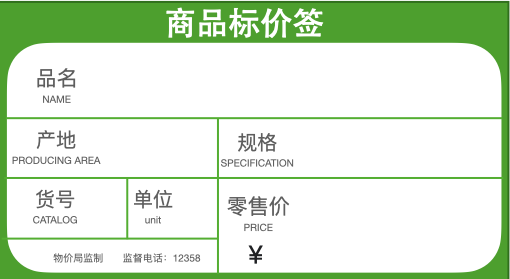
#> input picture tag_image/001.png, 510 x 279 px
$ python -i image2pdf.py   (imports and definitions only)
#> lines starting #> are read from the running program, lines starting #| are printed output that depends on the picture
from PIL import Image
import os
base_path = os.path.abspath(os.path.dirname(os.path.dirname(__file__)))

class Img2pdf():
    def __init__(self,image_list):
        assert isinstance(image_list,list)
        self.image_list = []
        for i in image_list:
            if i.endswith('png') or i.endswith('jpg') or i.endswith('jpeg'):
                self.image_list.append(i)
            else:
                raise ValueError(f'仅支持png与jpg「{i}」')

    def save_pdf(self,filename = None):

        img = Image.open(self.image_list[0])
        if img.mode == 'RGBA':
            img = img.convert('RGB')
        append_images = []
        for image in self.image_list[1:]:
            image = Image.open(image)
            if image.mode == 'RGBA':
                image = image.convert('RGB')
                append_images.append(image)
            elif image.mode == 'RGB':
                append_images.append(image)
            else:
                raise ValueError('图片模式错误')
        if not filename:
            filename = f"{base_path}/results/{self.image_list[0].split('/')[-1].strip('.png')}.pdf"
        img.save(
            filename,
            save_all = True,
            append_images = append_images
        )


>>> import cv2
>>> picture = cv2.imread('../tag_image/001.png', cv2.IMREAD_GRAYSCALE)
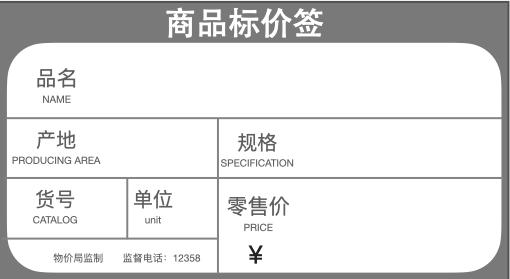
#> picture: shape (279, 510); min 33, max 255, mean 222.9
#> (the run stopped early here; a loop or call above may not have finished)
